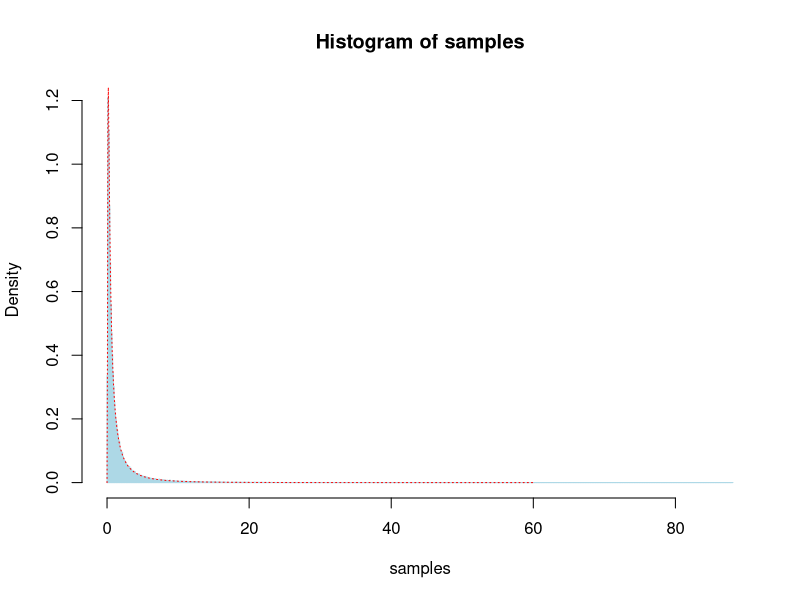

Recreate this plot in R.
## ---- chunk 1

## ---- chunk 2
true_density <- function(x, theta = 0.1) {
  exp(-1/(4*x) - theta*x + sqrt(theta)) / (sqrt(4*pi) * x^(3/2))
}

proposal_density <- function(x, quantile = FALSE) {
  if (quantile) {
    -log(1 - x) / 0.09
  } else {
    0.09 * exp(-0.09 * x)
  }
}

rejection_sampler <- function(N, K, true_func, prop_func) {
  res <- matrix(NA, 2, N)
  for (i in 1:N) {
    # Generate variable from proposal distribution
    U <- runif(1)
    exp_var <- prop_func(U, TRUE)
    counter <- 1
    # Evaluate ratio
    ratio <- true_func(exp_var) / (K * prop_func(exp_var))
    while (runif(1) > ratio) {
      # Generate variable from proposal distribution
      U <- runif(1)
      exp_var <- prop_func(U, TRUE)
      counter <- counter + 1
      # Update ratio
      ratio <- true_func(exp_var) / (K * prop_func(exp_var))
    }
    res[1, i] <- exp_var
    res[2, i] <- counter
  }
  return(res)
}

## Compute rejection factor K
N <- 100000
x_vec <- seq(1e-5, 60, length.out = N)
true_dens <- true_density(x_vec)
prop_dens <- proposal_density(x_vec)
K <- ceiling(max(true_dens / prop_dens))
res <- rejection_sampler(N, K = K,
  true_func = true_density,
  prop_func = proposal_density)
samples <- res[1, ]
## ---- chunk 3
hist(samples, breaks = 1000, freq = FALSE, border = "lightblue")
curve(true_density, from = 1e-5, to = 60,
  n = 1000, add = TRUE, col = "red", lty = 3)
